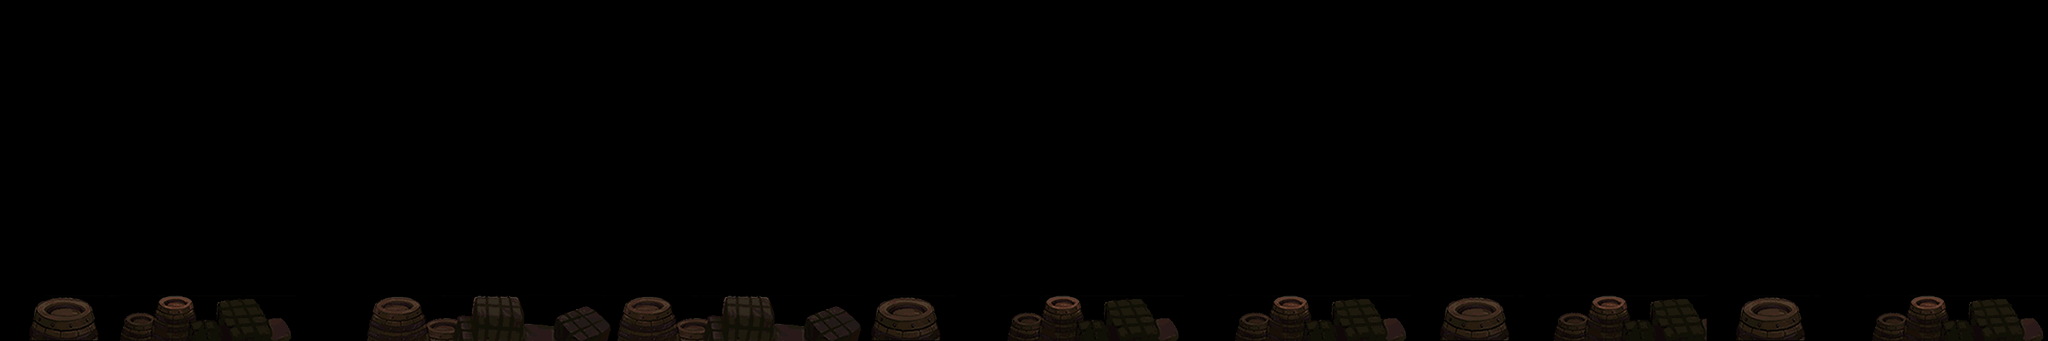

This game map was drawn from its Tiled (.tmx) file and the tilesets committed beside it. A one-line description and the trimmed map source follow:
An orthogonal 90x15 tile map with 32x32 px tiles, 1 tile layer (块层 3), 2 tilesets.

<map version="1.0" orientation="orthogonal" renderorder="right-down" width="90" height="15" tilewidth="32" tileheight="32">
 <tileset firstgid="1" name="map2_bg" tilewidth="32" tileheight="32">
  <image source="map2_bg.jpg" width="800" height="331" />
 </tileset>
 <tileset firstgid="251" name="map2" tilewidth="32" tileheight="32">
  <image source="map2.png" width="800" height="608" />
 </tileset>
 <layer name="块层 3" width="90" height="15">
  <data>[1350 cells, 154 non-empty, 46 distinct tile ids]</data>
 </layer>
</map>
